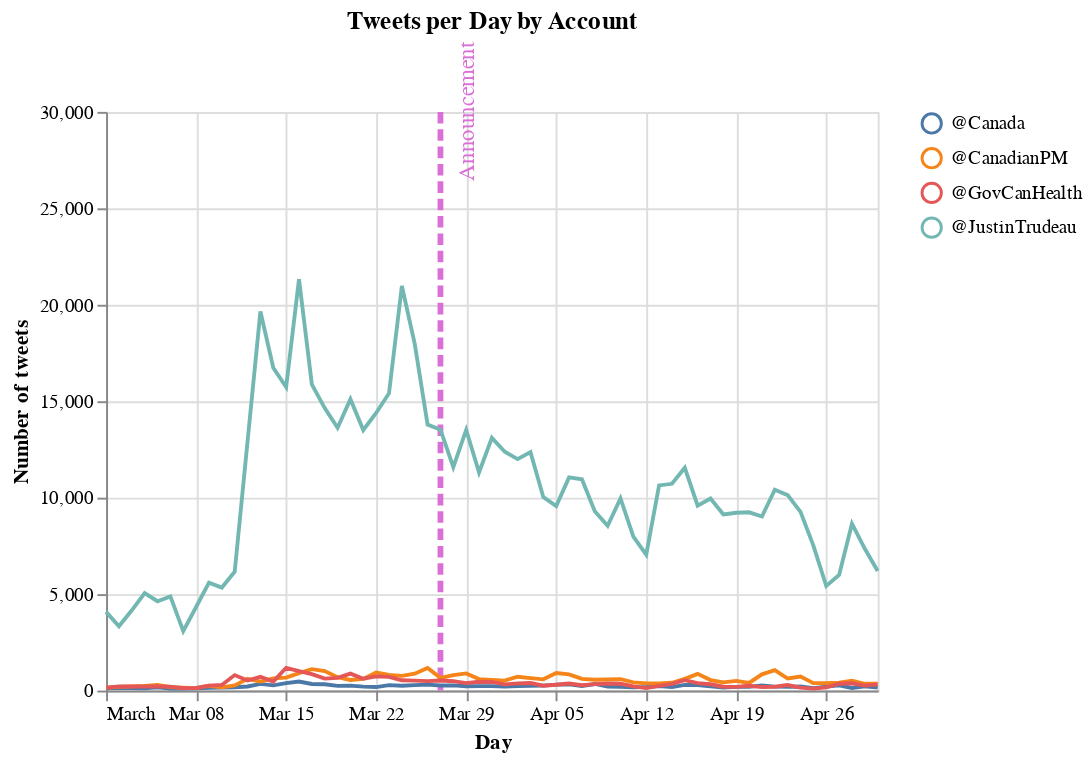

Here is the notebook cell this chart was saved with:
### Markdown cell above
### Tweets per day by account

### Code cell
df_aux = pd.DataFrame(df_tot.groupby(['account', 'day'])['tweet'].count()).reset_index()

base = alt.Chart(df_aux)

lines = base.mark_line().encode(
    x = alt.X('day:T', title="Day"),
    y = alt.Y('tweet:Q', title="Number of tweets"),
    color = alt.Color('account'),
    tooltip = ['account', 'tweet']
).properties(
    title='Tweets per Day by Account'
)

rule = alt.Chart(pd.DataFrame({
    'day': ['2020-03-27'],
    'color': ['orchid']
})).mark_rule(size=3, strokeDash=[6,3]).encode(
  x='day:T',
  color=alt.Color('color:N', scale=None, title = "")
)

text = alt.Chart(pd.DataFrame({
    'day': ['2020-03-29'],
    'color': ['orchid'],
    'y1': [30_000],
    'y2': [3_000]
})).mark_text(
    text='Announcement', angle=270, size=12
).encode(
    x='day:T', y='y1',
    color=alt.Color('color:N', scale=None, title = "")
)

rule + lines + text

### Figure 1 — Vega-Lite specification as saved in the notebook (floating-point values rounded to 4 significant figures; data arrays with more than 128 entries replaced by an {"elided": "..."} marker saying what was removed)
{"$schema": "https://vega.github.io/schema/vega-lite/v4.8.1.json", "config": {"view": {"continuousHeight": 300, "continuousWidth": 400}}, "datasets": {"data-00fcdab3bebd8233e51935dcc0d89406": {"elided": "244 records"}, "data-da02480566488a6125b60df9b8a0cb35": [{"color": "orchid", "day": "2020-03-29", "y1": 30000, "y2": 3000}], "data-daf439ad112062105ec1009affdc5e0f": [{"color": "orchid", "day": "2020-03-27"}]}, "layer": [{"data": {"name": "data-daf439ad112062105ec1009affdc5e0f"}, "encoding": {"color": {"field": "color", "scale": null, "title": "", "type": "nominal"}, "x": {"field": "day", "type": "temporal"}}, "mark": {"size": 3, "strokeDash": [6, 3], "type": "rule"}}, {"data": {"name": "data-00fcdab3bebd8233e51935dcc0d89406"}, "encoding": {"color": {"field": "account", "type": "nominal"}, "tooltip": [{"field": "account", "type": "nominal"}, {"field": "tweet", "type": "quantitative"}], "x": {"field": "day", "title": "Day", "type": "temporal"}, "y": {"field": "tweet", "title": "Number of tweets", "type": "quantitative"}}, "mark": "line", "title": "Tweets per Day by Account"}, {"data": {"name": "data-da02480566488a6125b60df9b8a0cb35"}, "encoding": {"color": {"field": "color", "scale": null, "title": "", "type": "nominal"}, "x": {"field": "day", "type": "temporal"}, "y": {"field": "y1", "type": "quantitative"}}, "mark": {"angle": 270, "size": 12, "text": "Announcement", "type": "text"}}]}
